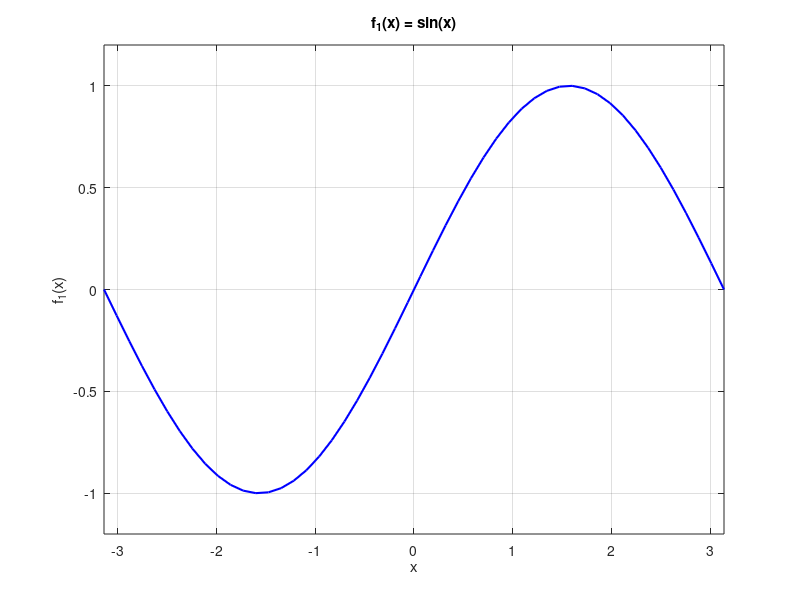
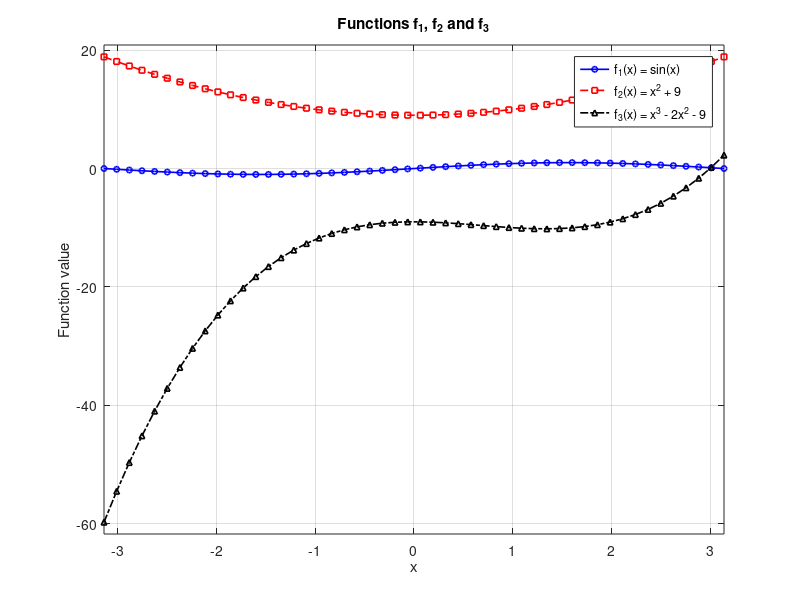
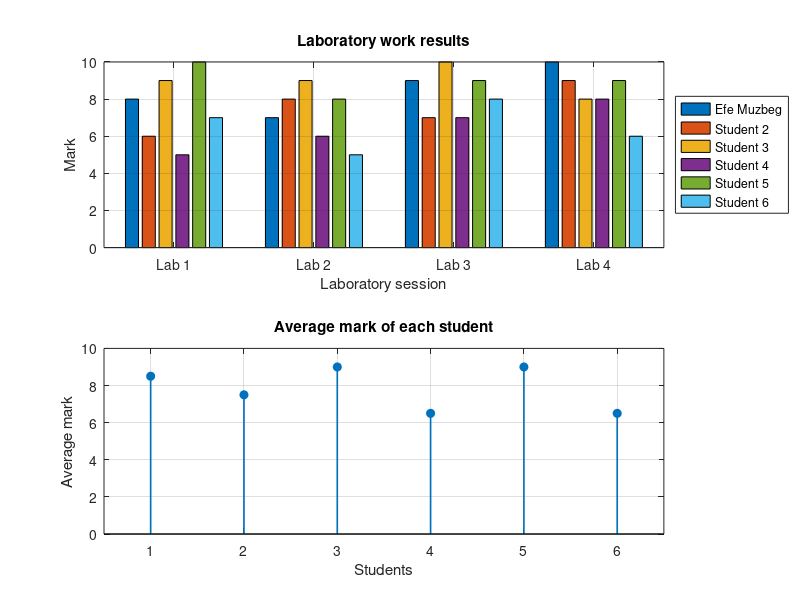
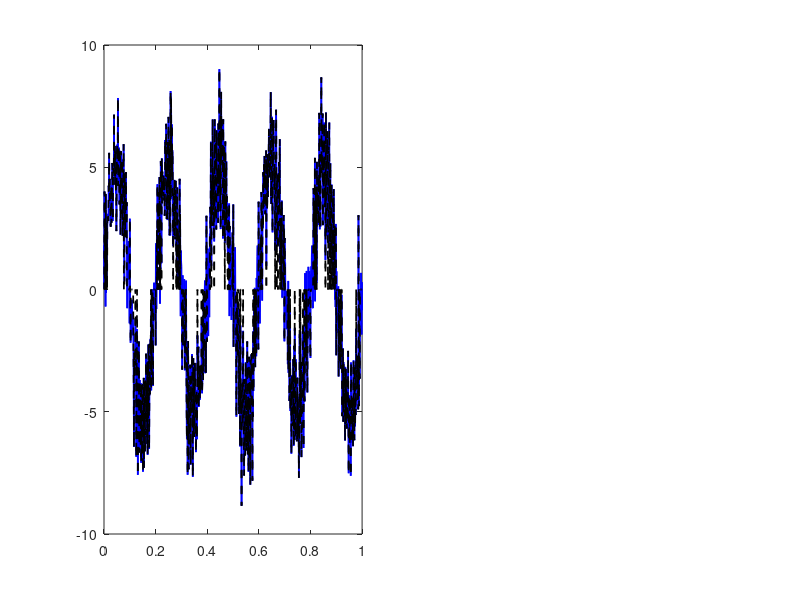

These charts were generated, in order, by the following MATLAB code: (Note: this script raises an error after producing the figures.)
clear;
clc;
close all;


%% =========================================================
%  VILNIUS TECH
%  Script Programming - Laboratory Work 3
%  Preparation of 2D Graphics
%  Student: Efe Muzbeg
%% =========================================================


%% TASK 1 - Creating 2-D graphs

% Create vector x with 50 linearly spaced values from -pi to pi
x = linspace(-pi, pi, 50);

% Functions
f1 = sin(x);
f2 = x.^2 + 9;
f3 = x.^3 - 2*x.^2 - 9;


%% Task 1a
% Plot f1 versus x in the first figure

figure(1);

plot(x, f1, 'b-', 'LineWidth', 1.5);

xlabel('x');
ylabel('f_1(x)');
title('f_1(x) = sin(x)');

grid on;

xlim([-pi pi]);
ylim([-1.2 1.2]);


%% Task 1b
% Plot f1, f2 and f3 on the same axes
% Each function has different line type, marker and color

figure(2);

plot(x, f1, 'b-o', ...
    'LineWidth', 1.2, ...
    'MarkerSize', 4);

hold on;

plot(x, f2, 'r--s', ...
    'LineWidth', 1.2, ...
    'MarkerSize', 4);

plot(x, f3, 'k-.^', ...
    'LineWidth', 1.2, ...
    'MarkerSize', 4);

hold off;

xlabel('x');
ylabel('Function value');

title('Functions f_1, f_2 and f_3');

legend('f_1(x) = sin(x)', ...
       'f_2(x) = x^2 + 9', ...
       'f_3(x) = x^3 - 2x^2 - 9', ...
       'Location', 'best');

grid on;

xlim([-pi pi]);

% Automatically choose suitable y-axis limits
allValues = [f1 f2 f3];

ymin = min(allValues);
ymax = max(allValues);

ylim([ymin - 2, ymax + 2]);


%% =========================================================
%% TASK 2 - Preparation of specialized plots
%% =========================================================

% 6 students and 4 laboratory assignments
% Marks are from 1 to 10

marks = [
    8   7   9   10;
    6   8   7    9;
    9   9  10    8;
    5   6   7    8;
   10   8   9    9;
    7   5   8    6
];

% Student names for the legend
studentNames = {
    'Efe Muzbeg'
    'Student 2'
    'Student 3'
    'Student 4'
    'Student 5'
    'Student 6'
};


%% Task 2a and Task 2b
% Both graphs are displayed in the same figure

figure(3);


%% Task 2a
% Bar graph showing the marks of all students
% for every laboratory session

subplot(2,1,1);

bar(marks');

xlabel('Laboratory session');
ylabel('Mark');

title('Laboratory work results');

legend(studentNames, ...
       'Location', 'eastoutside');

xticks(1:4);
xticklabels({'Lab 1','Lab 2','Lab 3','Lab 4'});

xlim([0.5 4.5]);
ylim([0 10]);

grid on;


%% Task 2b
% Calculate average mark for every student

averageMarks = mean(marks, 2);

subplot(2,1,2);

stem(1:6, averageMarks, ...
    'filled', ...
    'LineWidth', 1.2);

xlabel('Students');
ylabel('Average mark');

title('Average mark of each student');

xticks(1:6);
xticklabels({'1','2','3','4','5','6'});

xlim([0.5 6.5]);
ylim([0 10]);

grid on;


%% =========================================================
%% COMPLEMENTARY TASK P - Graphical representation of signals
%% =========================================================

% Signals from Laboratory Work 2 - Task 3

t = 0:0.001:1;

A_signal = 5;
f = 5;
sigma = 1.5;

U1 = 3;
U2 = 2;


%% Create original signal

s = A_signal * sin(2*pi*f*t);

% Noise
n = sigma * randn(size(t));

% Original/noisy signal
signal = s + n;


%% Create filtered signal

filtered = signal;

filtered(abs(filtered) < U2) = 0;


%% Create figure with two horizontal plots

figure(4);


%% Complementary Task P - Graph 1
% Original and filtered signals

subplot(1,2,1);

plot(t, signal, ...
    'b-', ...
    'LineWidth', 1.25);

hold on;

plot(t, filtered, ...
    'k--', ...
    'LineWidth', 1.25);


% Threshold U1 - red line
yline(U1, ...
    'r-', ...
    'U_1', ...
    'LineWidth', 1.25);


% Threshold U2
yline(U2, ...
    'm--', ...
    'U_2', ...
    'LineWidth', 1.25);


hold off;


xlabel('Time, s');
ylabel('Voltage, V');

title('Original and Filtered Signals', ...
    'Color', 'b', ...
    'FontSize', 14);


legend('Original signal', ...
       'Filtered signal', ...
       'U_1', ...
       'U_2', ...
       'Location', 'best');

grid on;


% Suitable axis limits
minimumVoltage = min([signal filtered]);
maximumVoltage = max([signal filtered]);

xlim([min(t) max(t)]);

ylim([
    min(minimumVoltage, U2) - 1, ...
    max(maximumVoltage, U1) + 1
]);


%% Complementary Task P - Graph 2
% Display original signal values exceeding U1
% using discrete signal representation

subplot(1,2,2);


% Find values above threshold U1
aboveU1 = signal > U1;


% Discrete representation
stem(t(aboveU1), ...
     signal(aboveU1), ...
     'b', ...
     'LineWidth', 1.25);

hold on;


%% Find maximum and minimum voltage values

maxVoltage = max(signal);
minVoltage = min(signal);


% Find every position where maximum occurs
maxIndices = find(signal == maxVoltage);

% Find every position where minimum occurs
minIndices = find(signal == minVoltage);


%% Mark maximum voltage with green circles

plot(t(maxIndices), ...
     signal(maxIndices), ...
     'go', ...
     'MarkerSize', 8, ...
     'LineWidth', 1.5);


%% Mark minimum voltage

plot(t(minIndices), ...
     signal(minIndices), ...
     'kx', ...
     'MarkerSize', 8, ...
     'LineWidth', 1.5);


%% Draw threshold U1 in red

yline(U1, ...
    'r-', ...
    'U_1', ...
    'LineWidth', 1.25);


hold off;


xlabel('Time, s');
ylabel('Voltage, V');

title('Original Signal Values Above U_1', ...
    'Color', 'b', ...
    'FontSize', 14);


legend('Values above U_1', ...
       'Maximum voltage', ...
       'Minimum voltage', ...
       'U_1', ...
       'Location', 'best');

grid on;


% Axis limits
xlim([min(t) max(t)]);

ylim([
    min(minVoltage, U1) - 1, ...
    max(maxVoltage, U1) + 1
]);


%% =========================================================
% Display calculated information in Command Window
%% =========================================================

disp('------------------------------------------');
disp('LABORATORY WORK 3 COMPLETED');
disp('Student: Efe Muzbeg');
disp('------------------------------------------');

disp('Average marks of students:');
disp(averageMarks);

disp(['Maximum signal voltage: ', num2str(maxVoltage), ' V']);
disp(['Minimum signal voltage: ', num2str(minVoltage), ' V']);

numberAboveU1 = sum(aboveU1);

disp(['Number of samples above U1: ', ...
      num2str(numberAboveU1)]);
